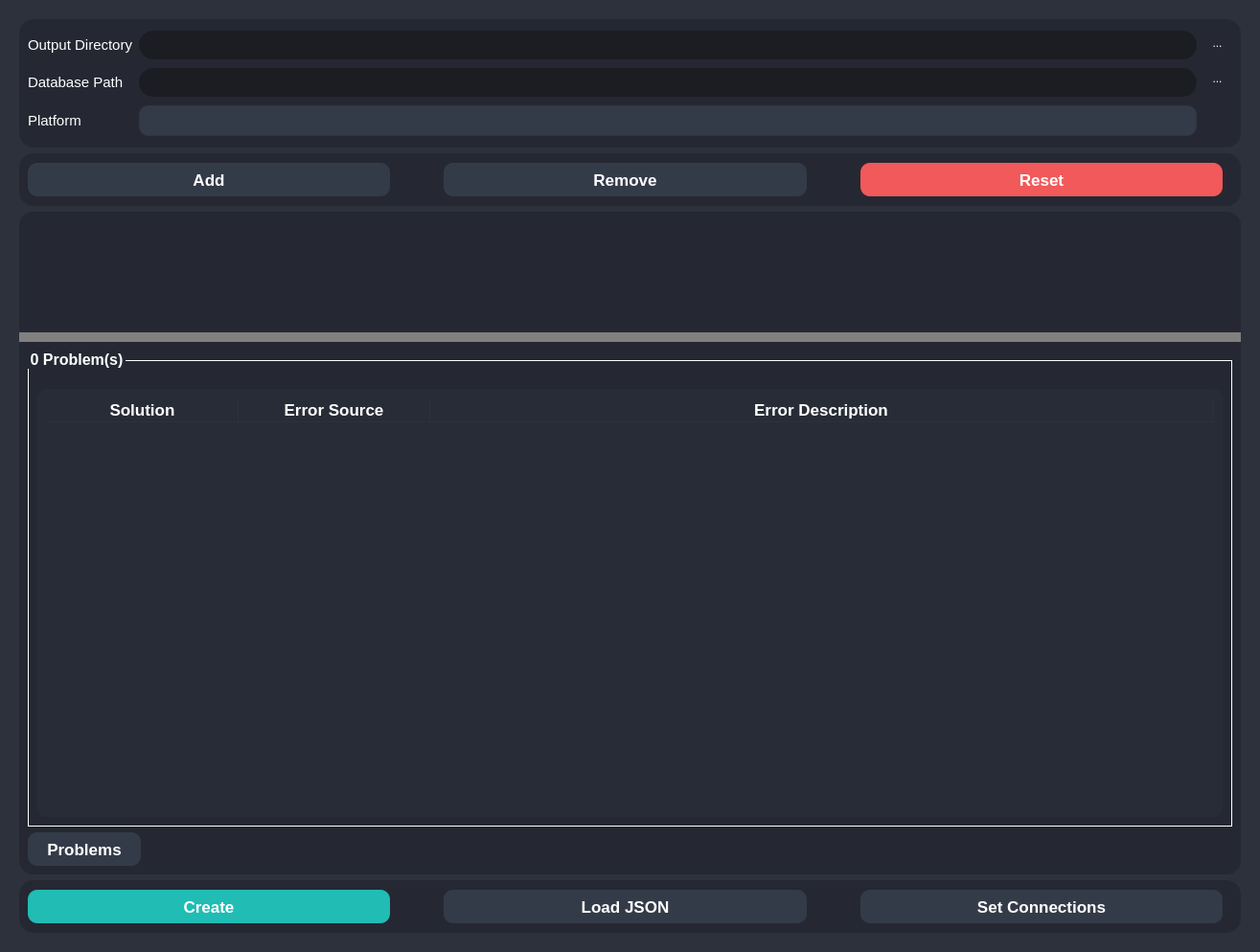
<?xml version="1.0" encoding="UTF-8"?>
<ui version="4.0">
 <class>MainWindow</class>
 <widget class="QWidget" name="MainWindow">
  <property name="geometry">
   <rect>
    <x>0</x>
    <y>0</y>
    <width>1315</width>
    <height>994</height>
   </rect>
  </property>
  <property name="windowTitle">
   <string>Design Creator</string>
  </property>
  <property name="windowIcon">
   <iconset resource="../res/res.qrc">
    <normaloff>:/icons/icons/design_creator_icon.ico</normaloff>:/icons/icons/design_creator_icon.ico</iconset>
  </property>
  <property name="styleSheet">
   <string notr="true">QWidget{
	background-color: rgb(44, 49, 59);
	color: white;
}
/* MessageBox */
QMessageBox {
    background-color: rgb(44, 49, 59);
}
QMessageBox QFrame {
    background-color: rgba(0, 0, 0, 0);
}
QMessageBox QLabel {
    color: white;
	background-color: rgba(0, 0, 0, 0);
}
QMessageBox QPushButton {
    border: 2px solid rgb(52, 59, 72);
    background-color: rgb(33, 188, 180);
    color: rgb(223, 223, 223);
    min-width: 80px;
	min-height: 35px;
    border-radius: 15px;
    font-size: 16px;
    font-weight: bold;
}
QMessageBox QPushButton:hover {
    background-color: rgb(84, 195, 195);
    border: 2px solid rgb(43, 50, 61);
}
QMessageBox QPushButton:pressed {
    background-color: rgb(25, 154, 147);
    border: 2px solid rgb(43, 50, 61);
}
#MainWindow, #scrollAreaWidgetContents{
	background-color: rgb(44, 49, 59);
}</string>
  </property>
  <layout class="QVBoxLayout" name="verticalLayout_2">
   <item>
    <widget class="QWidget" name="centralWidget" native="true">
     <property name="styleSheet">
      <string notr="true">/* QFrame */
QFrame {
	border-radius: 15px;
	background-color: rgb(37, 40, 50);
}
/* Label */
QLabel{
	color: rgb(255, 255, 255);
}
/* ToolButton */
QToolButton {
	border: 0px;
	width: 28px;
	height: 28px;
	background-color: transparent;
	color: rgb(255, 255, 255);
	border-radius: 15px;
}
QToolButton:hover {
	background-color: rgb(57, 65, 80);
	border: 2px solid rgb(61, 70, 86);
}
QToolButton:pressed {
	background-color: rgb(35, 40, 49);
	border: 2px solid rgb(43, 50, 61);
}
/* Button */
QPushButton {
	border: 0px solid rgb(52, 59, 72);
	background-color: rgb(52, 59, 72);
	color: rgb(255, 255, 255);
	border-radius: 10px;
	margin-right:10px;
}
QPushButton:hover {
	background-color: rgb(57, 65, 80);
	border: 5px solid transparent;
}
QPushButton:pressed {
	background-color: rgb(35, 40, 49);
	border: 7px solid transparent;
}
QPushButton:disabled {
	background-color: rgb(102, 109, 122);
	color: rgb(168, 168, 168);
}
/* ComboBox */
QScrollBar:horizontal {
	border: none;
	background: rgb(52, 59, 72);
	height: 14px;
	margin: 0px 21px 0 21px;
	border-radius: 0px;
}
QFrame QScrollBar:vertical {
	border: none;
	background: rgb(52, 59, 72);
	width: 14px;
	margin: 21px 0 21px 0;
	border-radius: 0px;
}

QScrollBar::handle:horizontal {
	background: rgb(85, 170, 255);
	min-width: 25px;
	border-radius: 7px
}
QScrollBar::add-line:horizontal {
	border: none;
	background: rgb(55, 63, 77);
	width: 20px;
	border-top-right-radius: 7px;
	border-bottom-right-radius: 7px;
	subcontrol-position: right;
	subcontrol-origin: margin;
}
QScrollBar::sub-line:horizontal {
	border: none;
	background: rgb(55, 63, 77);
	width: 20px;
	border-top-left-radius: 7px;
	border-bottom-left-radius: 7px;
	subcontrol-position: left;
	subcontrol-origin: margin;
}
QScrollBar::up-arrow:horizontal, QScrollBar::down-arrow:horizontal
{
	background: none;
}
QScrollBar::add-page:horizontal, QScrollBar::sub-page:horizontal
{
	background: none;
}
QScrollBar::handle:vertical {
	background: rgb(85, 170, 255);
	min-height: 25px;
	border-radius: 7px
}
QScrollBar::add-line:vertical {
	border: none;
	background: rgb(55, 63, 77);
	height: 20px;
	border-bottom-left-radius: 7px;
	border-bottom-right-radius: 7px;
	subcontrol-position: bottom;
	subcontrol-origin: margin;
}
QScrollBar::sub-line:vertical {
	border: none;
	background: rgb(55, 63, 77);
	height: 20px;
	border-top-left-radius: 7px;
	border-top-right-radius: 7px;
	subcontrol-position: top;
	subcontrol-origin: margin;
}
QScrollBar::up-arrow:vertical, QScrollBar::down-arrow:vertical {
	background: none;
}
QScrollBar::add-page:vertical, QScrollBar::sub-page:vertical {
	background: none;
}
QComboBox {
	background-color: rgb(52, 59, 72);
	border: 1px solid rgb(49, 54, 65);
	height: 30px;
	border-radius: 10px;
	padding-left: 10px;
	padding-right: 15px;
	color: rgb(255, 255, 255);
}
QComboBox QAbstractItemView {
    background-color:rgb(27, 29, 35);
	border: 0px;
	color: #fff;
    selection-background-color: rgb(22, 51, 79);
    outline: none;
}
QComboBox QAbstractItemView::item:selected {
    background-color: rgb(22, 51, 79);
}
QComboBox::drop-down {
	border: 0px;
}
QComboBox::down-arrow{
	image: url(&quot;:/icons/icons/cil-chevron-bottom.png&quot;);
	width:15px;
	height:15px;
	margin-right:15px;
}
QComboBox:on {
	border: 0px solid rgb(61, 70, 86);
	background-color: rgb(57, 65, 80)
}
QComboBox QListView {
	background-color: rgb(27, 29, 35);
	border-radius: 10px;
	color: #FFF;
	padding: 10px;
}
QComboBox:disabled {
	background-color: #808080;
}
/* QGroupBox  */
QGroupBox::title{
	color: rgb(255, 255, 255);
	margin-top: 10px;
	bottom: 20px;
}
QGroupBox{
	margin-top: 10px;
	background-color: transparent;
    border: 1px solid rgb(255, 255, 255);
	padding-top: 20px;
}
/* LineEdit */
QLineEdit{
	border: 0px solid rgb(37, 39, 48);
	height: 30px;
	border-radius: 15px;
	color: white;
	padding-left: 20px;
	padding-right: 20px;
	background-color: rgb(27, 29, 35);
}
QLineEdit:hover{
	border: 2px solid rgb(64, 71, 88)
}
QLineEdit:focus{
	border: 3px solid rgb(91, 101, 124);
	color: white;
}
QLineEdit:disabled {
	background-color: #808080;
}
/* Table */
QFrame QScrollBar:horizontal {
    border: none;
    background: rgb(52, 59, 72);
    height: 14px;
    margin: 0px 21px 0 21px;
	border-radius: 0px;
}
 QFrame QScrollBar:vertical {
	border: none;
    background: rgb(52, 59, 72);
    width: 14px;
    margin: 21px 0 21px 0;
	border-radius: 0px;
 }

QScrollBar::handle:horizontal {
    background: rgb(85, 170, 255);
    min-width: 25px;
	border-radius: 7px
}
QScrollBar::add-line:horizontal {
    border: none;
    background: rgb(55, 63, 77);
    width: 20px;
	border-top-right-radius: 7px;
    border-bottom-right-radius: 7px;
    subcontrol-position: right;
    subcontrol-origin: margin;
}
QScrollBar::sub-line:horizontal {
    border: none;
    background: rgb(55, 63, 77);
    width: 20px;
	border-top-left-radius: 7px;
    border-bottom-left-radius: 7px;
    subcontrol-position: left;
    subcontrol-origin: margin;
}
QScrollBar::up-arrow:horizontal, QScrollBar::down-arrow:horizontal
{
     background: none;
}
QScrollBar::add-page:horizontal, QScrollBar::sub-page:horizontal
{
     background: none;
}
 QScrollBar::handle:vertical {
	background: rgb(85, 170, 255);
    min-height: 25px;
	border-radius: 7px
 }
 QScrollBar::add-line:vertical {
     border: none;
    background: rgb(55, 63, 77);
     height: 20px;
	border-bottom-left-radius: 7px;
    border-bottom-right-radius: 7px;
     subcontrol-position: bottom;
     subcontrol-origin: margin;
 }
 QScrollBar::sub-line:vertical {
	border: none;
    background: rgb(55, 63, 77);
     height: 20px;
	border-top-left-radius: 7px;
    border-top-right-radius: 7px;
     subcontrol-position: top;
     subcontrol-origin: margin;
 }
 QScrollBar::up-arrow:vertical, QScrollBar::down-arrow:vertical {
     background: none;
 }
 QScrollBar::add-page:vertical, QScrollBar::sub-page:vertical {
     background: none;
 }
QTableWidget {
	background-color: rgb(39, 44, 54);
	padding: 10px;
	border-radius: 10px;
	gridline-color: rgb(49, 54, 65);
}
QTableWidget::item:selected{
	background-color: rgb(85, 170, 255);
	background-color: rgb(44, 49, 59);
}
QHeaderView::section{
	Background-color: rgb(39, 44, 54);
	border: 1px solid rgb(44, 49, 60);
	color: white;
	border-style: none;
    border-bottom: 1px solid rgb(44, 49, 60);
    border-right: 1px solid rgb(44, 49, 60);
}
/* Tab */
QTabBar::tab{
	height:35px;
}
QTabWidget::pane {
 	border: 0px solid rgb(39, 44, 54);
 	color: rgb(255, 255, 255);
}
QTabBar::tab:selected{
	background-color:rgb(39, 44, 54);
 	color: rgb(255, 255, 255);
}
QTabBar::tab:!selected{
	background-color: rgb(30, 35, 45);
 	color: rgb(255, 255, 255);
}
QTabBar::tab:!selected:hover{
	background-color: rgb(85, 170, 255);
 	color: rgb(255, 255, 255);
}
/* Splitter */
QSplitter::handle{
	background-color: gray;
}</string>
     </property>
     <layout class="QVBoxLayout" name="verticalLayout_3">
      <item>
       <widget class="QFrame" name="config_frame">
        <property name="sizePolicy">
         <sizepolicy hsizetype="Expanding" vsizetype="Fixed">
          <horstretch>0</horstretch>
          <verstretch>0</verstretch>
         </sizepolicy>
        </property>
        <property name="maximumSize">
         <size>
          <width>16777215</width>
          <height>134</height>
         </size>
        </property>
        <property name="frameShape">
         <enum>QFrame::StyledPanel</enum>
        </property>
        <property name="frameShadow">
         <enum>QFrame::Raised</enum>
        </property>
        <layout class="QHBoxLayout" name="horizontalLayout_10">
         <item>
          <layout class="QFormLayout" name="formLayout">
           <item row="0" column="0">
            <widget class="QLabel" name="directoryLabel">
             <property name="sizePolicy">
              <sizepolicy hsizetype="Expanding" vsizetype="Expanding">
               <horstretch>0</horstretch>
               <verstretch>0</verstretch>
              </sizepolicy>
             </property>
             <property name="font">
              <font>
               <family>MS Shell Dlg 2</family>
               <pointsize>11</pointsize>
               <weight>50</weight>
               <italic>false</italic>
               <bold>false</bold>
              </font>
             </property>
             <property name="lineWidth">
              <number>0</number>
             </property>
             <property name="text">
              <string>Output Directory</string>
             </property>
            </widget>
           </item>
           <item row="0" column="1">
            <widget class="QLineEdit" name="lineEditOutputDirectory">
             <property name="focusPolicy">
              <enum>Qt::ClickFocus</enum>
             </property>
             <property name="styleSheet">
              <string notr="true"/>
             </property>
            </widget>
           </item>
           <item row="1" column="0">
            <widget class="QLabel" name="databaseLabel">
             <property name="font">
              <font>
               <family>MS Shell Dlg 2</family>
               <pointsize>11</pointsize>
               <weight>50</weight>
               <italic>false</italic>
               <bold>false</bold>
              </font>
             </property>
             <property name="lineWidth">
              <number>0</number>
             </property>
             <property name="text">
              <string>Database Path</string>
             </property>
            </widget>
           </item>
           <item row="1" column="1">
            <widget class="QLineEdit" name="lineEditDatabasePath">
             <property name="focusPolicy">
              <enum>Qt::ClickFocus</enum>
             </property>
             <property name="styleSheet">
              <string notr="true"/>
             </property>
            </widget>
           </item>
           <item row="2" column="0">
            <widget class="QLabel" name="platformLabel_2">
             <property name="font">
              <font>
               <family>MS Shell Dlg 2</family>
               <pointsize>11</pointsize>
               <weight>50</weight>
               <italic>false</italic>
               <bold>false</bold>
              </font>
             </property>
             <property name="text">
              <string>Platform</string>
             </property>
            </widget>
           </item>
           <item row="2" column="1">
            <widget class="QComboBox" name="platformComboBox">
             <property name="font">
              <font>
               <family>Nirmala UI</family>
               <pointsize>11</pointsize>
               <weight>75</weight>
               <italic>false</italic>
               <bold>true</bold>
              </font>
             </property>
             <property name="styleSheet">
              <string notr="true"/>
             </property>
            </widget>
           </item>
          </layout>
         </item>
         <item>
          <layout class="QVBoxLayout" name="verticalLayout_14">
           <item>
            <widget class="QToolButton" name="toolButtonBrowseOutput">
             <property name="styleSheet">
              <string notr="true"/>
             </property>
             <property name="text">
              <string>...</string>
             </property>
             <property name="icon">
              <iconset resource="../res/res.qrc">
               <normaloff>:/icons/icons/folder_icon.png</normaloff>:/icons/icons/folder_icon.png</iconset>
             </property>
            </widget>
           </item>
           <item>
            <widget class="QToolButton" name="toolButtonBrowseDatabase">
             <property name="styleSheet">
              <string notr="true"/>
             </property>
             <property name="text">
              <string>...</string>
             </property>
             <property name="icon">
              <iconset resource="../res/res.qrc">
               <normaloff>:/icons/icons/folder_icon.png</normaloff>:/icons/icons/folder_icon.png</iconset>
             </property>
            </widget>
           </item>
           <item>
            <spacer name="verticalSpacer">
             <property name="orientation">
              <enum>Qt::Vertical</enum>
             </property>
             <property name="sizeType">
              <enum>QSizePolicy::Maximum</enum>
             </property>
             <property name="sizeHint" stdset="0">
              <size>
               <width>20</width>
               <height>80</height>
              </size>
             </property>
            </spacer>
           </item>
          </layout>
         </item>
        </layout>
       </widget>
      </item>
      <item>
       <widget class="QFrame" name="add_remove_frame">
        <property name="sizePolicy">
         <sizepolicy hsizetype="Preferred" vsizetype="Fixed">
          <horstretch>0</horstretch>
          <verstretch>0</verstretch>
         </sizepolicy>
        </property>
        <property name="minimumSize">
         <size>
          <width>0</width>
          <height>55</height>
         </size>
        </property>
        <property name="maximumSize">
         <size>
          <width>16777215</width>
          <height>55</height>
         </size>
        </property>
        <property name="frameShape">
         <enum>QFrame::StyledPanel</enum>
        </property>
        <property name="frameShadow">
         <enum>QFrame::Raised</enum>
        </property>
        <layout class="QHBoxLayout" name="horizontalLayout">
         <item>
          <widget class="QPushButton" name="pushButtonAdd">
           <property name="sizePolicy">
            <sizepolicy hsizetype="Preferred" vsizetype="Fixed">
             <horstretch>0</horstretch>
             <verstretch>0</verstretch>
            </sizepolicy>
           </property>
           <property name="minimumSize">
            <size>
             <width>150</width>
             <height>35</height>
            </size>
           </property>
           <property name="font">
            <font>
             <pointsize>13</pointsize>
             <weight>75</weight>
             <bold>true</bold>
            </font>
           </property>
           <property name="focusPolicy">
            <enum>Qt::NoFocus</enum>
           </property>
           <property name="styleSheet">
            <string notr="true"/>
           </property>
           <property name="text">
            <string>Add</string>
           </property>
          </widget>
         </item>
         <item>
          <spacer name="horizontalSpacer">
           <property name="orientation">
            <enum>Qt::Horizontal</enum>
           </property>
           <property name="sizeType">
            <enum>QSizePolicy::Preferred</enum>
           </property>
           <property name="sizeHint" stdset="0">
            <size>
             <width>40</width>
             <height>20</height>
            </size>
           </property>
          </spacer>
         </item>
         <item>
          <widget class="QPushButton" name="pushButtonRemove">
           <property name="sizePolicy">
            <sizepolicy hsizetype="Preferred" vsizetype="Fixed">
             <horstretch>0</horstretch>
             <verstretch>0</verstretch>
            </sizepolicy>
           </property>
           <property name="minimumSize">
            <size>
             <width>150</width>
             <height>35</height>
            </size>
           </property>
           <property name="font">
            <font>
             <pointsize>13</pointsize>
             <weight>75</weight>
             <bold>true</bold>
            </font>
           </property>
           <property name="focusPolicy">
            <enum>Qt::NoFocus</enum>
           </property>
           <property name="styleSheet">
            <string notr="true"/>
           </property>
           <property name="text">
            <string>Remove</string>
           </property>
          </widget>
         </item>
         <item>
          <spacer name="horizontalSpacer_2">
           <property name="orientation">
            <enum>Qt::Horizontal</enum>
           </property>
           <property name="sizeType">
            <enum>QSizePolicy::Preferred</enum>
           </property>
           <property name="sizeHint" stdset="0">
            <size>
             <width>40</width>
             <height>20</height>
            </size>
           </property>
          </spacer>
         </item>
         <item>
          <widget class="QPushButton" name="pushButtonReset">
           <property name="sizePolicy">
            <sizepolicy hsizetype="Preferred" vsizetype="Fixed">
             <horstretch>0</horstretch>
             <verstretch>0</verstretch>
            </sizepolicy>
           </property>
           <property name="minimumSize">
            <size>
             <width>150</width>
             <height>35</height>
            </size>
           </property>
           <property name="font">
            <font>
             <pointsize>13</pointsize>
             <weight>75</weight>
             <bold>true</bold>
             <stylestrategy>PreferAntialias</stylestrategy>
            </font>
           </property>
           <property name="cursor">
            <cursorShape>ArrowCursor</cursorShape>
           </property>
           <property name="focusPolicy">
            <enum>Qt::NoFocus</enum>
           </property>
           <property name="styleSheet">
            <string notr="true">QPushButton {
	background-color: rgb(241, 89, 90);
}

QPushButton:hover {
	background-color: rgb(255, 102, 102);
}

QPushButton:pressed {
	background-color: rgb(202, 75, 75);
}</string>
           </property>
           <property name="text">
            <string>Reset</string>
           </property>
          </widget>
         </item>
        </layout>
       </widget>
      </item>
      <item>
       <widget class="QSplitter" name="splitter">
        <property name="orientation">
         <enum>Qt::Vertical</enum>
        </property>
        <property name="handleWidth">
         <number>10</number>
        </property>
        <widget class="QFrame" name="frame_solutions">
         <property name="sizePolicy">
          <sizepolicy hsizetype="Preferred" vsizetype="Preferred">
           <horstretch>0</horstretch>
           <verstretch>0</verstretch>
          </sizepolicy>
         </property>
         <property name="frameShape">
          <enum>QFrame::StyledPanel</enum>
         </property>
         <property name="frameShadow">
          <enum>QFrame::Raised</enum>
         </property>
         <layout class="QVBoxLayout" name="verticalLayout">
          <item>
           <widget class="QTabWidget" name="tab_widget_solutions">
            <property name="sizePolicy">
             <sizepolicy hsizetype="Expanding" vsizetype="Preferred">
              <horstretch>0</horstretch>
              <verstretch>0</verstretch>
             </sizepolicy>
            </property>
            <property name="minimumSize">
             <size>
              <width>0</width>
              <height>50</height>
             </size>
            </property>
            <property name="font">
             <font>
              <pointsize>11</pointsize>
              <weight>50</weight>
              <bold>false</bold>
             </font>
            </property>
            <property name="currentIndex">
             <number>-1</number>
            </property>
           </widget>
          </item>
         </layout>
        </widget>
        <widget class="QFrame" name="console_frame">
         <property name="sizePolicy">
          <sizepolicy hsizetype="Preferred" vsizetype="Expanding">
           <horstretch>0</horstretch>
           <verstretch>0</verstretch>
          </sizepolicy>
         </property>
         <property name="minimumSize">
          <size>
           <width>0</width>
           <height>50</height>
          </size>
         </property>
         <property name="frameShape">
          <enum>QFrame::StyledPanel</enum>
         </property>
         <property name="frameShadow">
          <enum>QFrame::Raised</enum>
         </property>
         <layout class="QVBoxLayout" name="verticalLayout_4">
          <item>
           <widget class="QGroupBox" name="groupBox_2">
            <property name="sizePolicy">
             <sizepolicy hsizetype="Preferred" vsizetype="Minimum">
              <horstretch>0</horstretch>
              <verstretch>0</verstretch>
             </sizepolicy>
            </property>
            <property name="minimumSize">
             <size>
              <width>0</width>
              <height>50</height>
             </size>
            </property>
            <property name="font">
             <font>
              <pointsize>12</pointsize>
              <weight>75</weight>
              <bold>true</bold>
             </font>
            </property>
            <property name="styleSheet">
             <string notr="true"/>
            </property>
            <property name="title">
             <string>0 Problem(s)</string>
            </property>
            <layout class="QVBoxLayout" name="verticalLayout_25">
             <item>
              <widget class="QTableWidget" name="errors_table">
               <property name="sizePolicy">
                <sizepolicy hsizetype="Expanding" vsizetype="Minimum">
                 <horstretch>0</horstretch>
                 <verstretch>0</verstretch>
                </sizepolicy>
               </property>
               <property name="minimumSize">
                <size>
                 <width>0</width>
                 <height>50</height>
                </size>
               </property>
               <property name="focusPolicy">
                <enum>Qt::NoFocus</enum>
               </property>
               <property name="styleSheet">
                <string notr="true"/>
               </property>
               <property name="sizeAdjustPolicy">
                <enum>QAbstractScrollArea::AdjustIgnored</enum>
               </property>
               <property name="editTriggers">
                <set>QAbstractItemView::NoEditTriggers</set>
               </property>
               <property name="alternatingRowColors">
                <bool>false</bool>
               </property>
               <property name="selectionMode">
                <enum>QAbstractItemView::ExtendedSelection</enum>
               </property>
               <property name="selectionBehavior">
                <enum>QAbstractItemView::SelectRows</enum>
               </property>
               <property name="horizontalScrollMode">
                <enum>QAbstractItemView::ScrollPerItem</enum>
               </property>
               <property name="showGrid">
                <bool>true</bool>
               </property>
               <attribute name="horizontalHeaderDefaultSectionSize">
                <number>200</number>
               </attribute>
               <attribute name="horizontalHeaderMinimumSectionSize">
                <number>56</number>
               </attribute>
               <attribute name="horizontalHeaderStretchLastSection">
                <bool>true</bool>
               </attribute>
               <attribute name="verticalHeaderVisible">
                <bool>false</bool>
               </attribute>
               <column>
                <property name="text">
                 <string>Solution</string>
                </property>
                <property name="font">
                 <font>
                  <family>MS Shell Dlg 2</family>
                  <pointsize>13</pointsize>
                  <weight>75</weight>
                  <bold>true</bold>
                 </font>
                </property>
                <property name="textAlignment">
                 <set>AlignCenter</set>
                </property>
               </column>
               <column>
                <property name="text">
                 <string>Error Source</string>
                </property>
                <property name="font">
                 <font>
                  <family>MS Shell Dlg 2</family>
                  <pointsize>13</pointsize>
                  <weight>75</weight>
                  <bold>true</bold>
                 </font>
                </property>
                <property name="textAlignment">
                 <set>AlignCenter</set>
                </property>
               </column>
               <column>
                <property name="text">
                 <string>Error Description</string>
                </property>
                <property name="font">
                 <font>
                  <family>MS Shell Dlg 2</family>
                  <pointsize>13</pointsize>
                  <weight>75</weight>
                  <bold>true</bold>
                 </font>
                </property>
                <property name="textAlignment">
                 <set>AlignCenter</set>
                </property>
                <property name="foreground">
                 <brush brushstyle="NoBrush">
                  <color alpha="255">
                   <red>255</red>
                   <green>255</green>
                   <blue>255</blue>
                  </color>
                 </brush>
                </property>
               </column>
              </widget>
             </item>
            </layout>
           </widget>
          </item>
          <item>
           <widget class="QPushButton" name="pushButtonToggleProblems">
            <property name="enabled">
             <bool>true</bool>
            </property>
            <property name="sizePolicy">
             <sizepolicy hsizetype="Maximum" vsizetype="Fixed">
              <horstretch>0</horstretch>
              <verstretch>0</verstretch>
             </sizepolicy>
            </property>
            <property name="minimumSize">
             <size>
              <width>0</width>
              <height>35</height>
             </size>
            </property>
            <property name="maximumSize">
             <size>
              <width>16777215</width>
              <height>35</height>
             </size>
            </property>
            <property name="font">
             <font>
              <pointsize>13</pointsize>
              <weight>75</weight>
              <bold>true</bold>
             </font>
            </property>
            <property name="focusPolicy">
             <enum>Qt::NoFocus</enum>
            </property>
            <property name="styleSheet">
             <string notr="true">QPushButton {
	padding: 0 20 0 20;
}
QPushButton:hover {
	background-color: rgb(57, 65, 80);
	border: 0;
}
QPushButton:pressed {
	background-color: rgb(35, 40, 49);
	border: 0;
}</string>
            </property>
            <property name="text">
             <string>Problems</string>
            </property>
            <property name="icon">
             <iconset resource="../res/res.qrc">
              <normaloff>:/icons/icons/problems_ok.png</normaloff>:/icons/icons/problems_ok.png</iconset>
            </property>
            <property name="checkable">
             <bool>true</bool>
            </property>
            <property name="checked">
             <bool>false</bool>
            </property>
           </widget>
          </item>
         </layout>
        </widget>
       </widget>
      </item>
      <item>
       <widget class="QFrame" name="connections_triggers_frame">
        <property name="sizePolicy">
         <sizepolicy hsizetype="Preferred" vsizetype="Fixed">
          <horstretch>0</horstretch>
          <verstretch>0</verstretch>
         </sizepolicy>
        </property>
        <property name="minimumSize">
         <size>
          <width>0</width>
          <height>55</height>
         </size>
        </property>
        <property name="maximumSize">
         <size>
          <width>16777215</width>
          <height>55</height>
         </size>
        </property>
        <property name="frameShape">
         <enum>QFrame::StyledPanel</enum>
        </property>
        <property name="frameShadow">
         <enum>QFrame::Raised</enum>
        </property>
        <layout class="QHBoxLayout" name="horizontalLayout_11">
         <item>
          <widget class="QPushButton" name="pushButtonCreate">
           <property name="minimumSize">
            <size>
             <width>150</width>
             <height>35</height>
            </size>
           </property>
           <property name="font">
            <font>
             <pointsize>13</pointsize>
             <weight>75</weight>
             <bold>true</bold>
            </font>
           </property>
           <property name="styleSheet">
            <string notr="true">QPushButton {
	background-color: rgb(33, 188, 180);
}

QPushButton:hover {
	background-color: rgb(84, 195, 195);
}

QPushButton:pressed {
	background-color: rgb(25, 154, 147);
}

QPushButton:disabled {
	background-color: rgb(180, 180, 180);
	color: rgb(100, 100, 100);
}
</string>
           </property>
           <property name="text">
            <string>Create</string>
           </property>
          </widget>
         </item>
         <item>
          <spacer name="horizontalSpacer_4">
           <property name="orientation">
            <enum>Qt::Horizontal</enum>
           </property>
           <property name="sizeType">
            <enum>QSizePolicy::Preferred</enum>
           </property>
           <property name="sizeHint" stdset="0">
            <size>
             <width>40</width>
             <height>20</height>
            </size>
           </property>
          </spacer>
         </item>
         <item>
          <widget class="QPushButton" name="pushButtonLoad">
           <property name="enabled">
            <bool>true</bool>
           </property>
           <property name="sizePolicy">
            <sizepolicy hsizetype="Minimum" vsizetype="Fixed">
             <horstretch>0</horstretch>
             <verstretch>0</verstretch>
            </sizepolicy>
           </property>
           <property name="minimumSize">
            <size>
             <width>150</width>
             <height>35</height>
            </size>
           </property>
           <property name="font">
            <font>
             <pointsize>13</pointsize>
             <weight>75</weight>
             <bold>true</bold>
            </font>
           </property>
           <property name="focusPolicy">
            <enum>Qt::NoFocus</enum>
           </property>
           <property name="styleSheet">
            <string notr="true"/>
           </property>
           <property name="text">
            <string>Load JSON</string>
           </property>
          </widget>
         </item>
         <item>
          <spacer name="horizontalSpacer_3">
           <property name="orientation">
            <enum>Qt::Horizontal</enum>
           </property>
           <property name="sizeType">
            <enum>QSizePolicy::Preferred</enum>
           </property>
           <property name="sizeHint" stdset="0">
            <size>
             <width>40</width>
             <height>20</height>
            </size>
           </property>
          </spacer>
         </item>
         <item>
          <widget class="QPushButton" name="pushButtonSetConnections">
           <property name="enabled">
            <bool>true</bool>
           </property>
           <property name="minimumSize">
            <size>
             <width>150</width>
             <height>35</height>
            </size>
           </property>
           <property name="font">
            <font>
             <pointsize>13</pointsize>
             <weight>75</weight>
             <bold>true</bold>
            </font>
           </property>
           <property name="focusPolicy">
            <enum>Qt::NoFocus</enum>
           </property>
           <property name="styleSheet">
            <string notr="true"/>
           </property>
           <property name="text">
            <string>Set Connections</string>
           </property>
          </widget>
         </item>
        </layout>
       </widget>
      </item>
     </layout>
    </widget>
   </item>
  </layout>
 </widget>
 <resources>
  <include location="../res/res.qrc"/>
 </resources>
 <connections/>
</ui>
